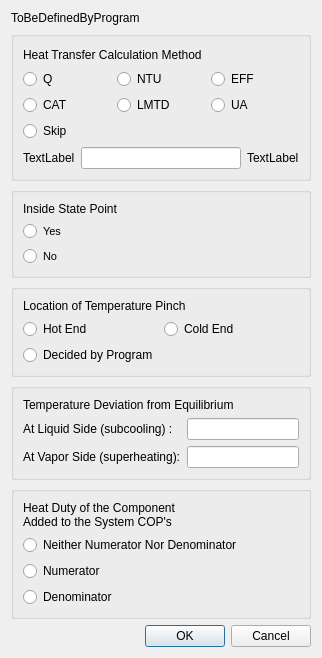
<?xml version="1.0" encoding="UTF-8"?>
<ui version="4.0">
 <class>editUnitDialog</class>
 <widget class="QDialog" name="editUnitDialog">
  <property name="geometry">
   <rect>
    <x>0</x>
    <y>0</y>
    <width>322</width>
    <height>611</height>
   </rect>
  </property>
  <property name="sizePolicy">
   <sizepolicy hsizetype="Expanding" vsizetype="Expanding">
    <horstretch>0</horstretch>
    <verstretch>0</verstretch>
   </sizepolicy>
  </property>
  <property name="minimumSize">
   <size>
    <width>0</width>
    <height>0</height>
   </size>
  </property>
  <property name="windowTitle">
   <string>Dialog</string>
  </property>
  <layout class="QVBoxLayout" name="verticalLayout_6">
   <item>
    <widget class="QLabel" name="titleLabel">
     <property name="sizePolicy">
      <sizepolicy hsizetype="Minimum" vsizetype="Fixed">
       <horstretch>0</horstretch>
       <verstretch>0</verstretch>
      </sizepolicy>
     </property>
     <property name="text">
      <string>ToBeDefinedByProgram</string>
     </property>
    </widget>
   </item>
   <item>
    <widget class="QGroupBox" name="HTBox">
     <property name="sizePolicy">
      <sizepolicy hsizetype="Minimum" vsizetype="Minimum">
       <horstretch>0</horstretch>
       <verstretch>0</verstretch>
      </sizepolicy>
     </property>
     <property name="minimumSize">
      <size>
       <width>0</width>
       <height>150</height>
      </size>
     </property>
     <property name="autoFillBackground">
      <bool>false</bool>
     </property>
     <property name="title">
      <string/>
     </property>
     <layout class="QVBoxLayout" name="verticalLayout">
      <item>
       <widget class="QLabel" name="htlabel">
        <property name="font">
         <font>
          <pointsize>9</pointsize>
          <weight>50</weight>
          <bold>false</bold>
         </font>
        </property>
        <property name="text">
         <string>Heat Transfer Calculation Method</string>
        </property>
       </widget>
      </item>
      <item>
       <layout class="QGridLayout" name="gridLayout">
        <item row="0" column="0">
         <widget class="QRadioButton" name="HeatSpecifiedButton">
          <property name="text">
           <string>Q</string>
          </property>
         </widget>
        </item>
        <item row="0" column="1">
         <widget class="QRadioButton" name="NTUButton">
          <property name="text">
           <string>NTU</string>
          </property>
         </widget>
        </item>
        <item row="0" column="2">
         <widget class="QRadioButton" name="EFFButton">
          <property name="text">
           <string>EFF</string>
          </property>
         </widget>
        </item>
        <item row="1" column="0">
         <widget class="QRadioButton" name="CATButton">
          <property name="text">
           <string>CAT</string>
          </property>
         </widget>
        </item>
        <item row="1" column="1">
         <widget class="QRadioButton" name="LMTDButton">
          <property name="text">
           <string>LMTD</string>
          </property>
         </widget>
        </item>
        <item row="1" column="2">
         <widget class="QRadioButton" name="UAButton">
          <property name="text">
           <string>UA</string>
          </property>
         </widget>
        </item>
        <item row="2" column="0">
         <widget class="QRadioButton" name="skipMethodButton">
          <property name="text">
           <string>Skip</string>
          </property>
         </widget>
        </item>
       </layout>
      </item>
      <item>
       <layout class="QHBoxLayout" name="horizontalLayout_4">
        <item>
         <widget class="QLabel" name="methodL">
          <property name="text">
           <string>TextLabel</string>
          </property>
         </widget>
        </item>
        <item>
         <widget class="QLineEdit" name="htLineEdit"/>
        </item>
        <item>
         <widget class="QLabel" name="methodValueUnit">
          <property name="text">
           <string>TextLabel</string>
          </property>
         </widget>
        </item>
       </layout>
      </item>
     </layout>
    </widget>
   </item>
   <item>
    <widget class="QGroupBox" name="mergeBox">
     <property name="font">
      <font>
       <pointsize>9</pointsize>
       <weight>75</weight>
       <bold>true</bold>
      </font>
     </property>
     <property name="title">
      <string/>
     </property>
     <layout class="QVBoxLayout" name="verticalLayout_5">
      <item>
       <widget class="QLabel" name="mergeLabel">
        <property name="font">
         <font>
          <weight>50</weight>
          <bold>false</bold>
         </font>
        </property>
        <property name="text">
         <string>Inside State Point</string>
        </property>
       </widget>
      </item>
      <item>
       <widget class="QRadioButton" name="mergeYesButton">
        <property name="font">
         <font>
          <pointsize>8</pointsize>
          <weight>50</weight>
          <bold>false</bold>
         </font>
        </property>
        <property name="text">
         <string>Yes</string>
        </property>
       </widget>
      </item>
      <item>
       <widget class="QRadioButton" name="mergeNoButton">
        <property name="font">
         <font>
          <pointsize>8</pointsize>
          <weight>50</weight>
          <bold>false</bold>
         </font>
        </property>
        <property name="text">
         <string>No</string>
        </property>
       </widget>
      </item>
     </layout>
    </widget>
   </item>
   <item>
    <widget class="QGroupBox" name="PinchBox">
     <property name="sizePolicy">
      <sizepolicy hsizetype="Minimum" vsizetype="Minimum">
       <horstretch>0</horstretch>
       <verstretch>0</verstretch>
      </sizepolicy>
     </property>
     <property name="title">
      <string/>
     </property>
     <layout class="QVBoxLayout" name="verticalLayout_4">
      <item>
       <widget class="QLabel" name="label_6">
        <property name="font">
         <font>
          <pointsize>9</pointsize>
          <weight>50</weight>
          <bold>false</bold>
         </font>
        </property>
        <property name="text">
         <string>Location of Temperature Pinch</string>
        </property>
       </widget>
      </item>
      <item>
       <layout class="QVBoxLayout" name="verticalLayout_2">
        <item>
         <layout class="QHBoxLayout" name="horizontalLayout_2">
          <item>
           <widget class="QRadioButton" name="HotEndButton">
            <property name="text">
             <string>Hot End</string>
            </property>
           </widget>
          </item>
          <item>
           <widget class="QRadioButton" name="ColdEndButton">
            <property name="text">
             <string>Cold End</string>
            </property>
           </widget>
          </item>
         </layout>
        </item>
        <item>
         <widget class="QRadioButton" name="progDecideButton">
          <property name="text">
           <string>Decided by Program</string>
          </property>
         </widget>
        </item>
       </layout>
      </item>
     </layout>
    </widget>
   </item>
   <item>
    <widget class="QGroupBox" name="DevBox">
     <property name="sizePolicy">
      <sizepolicy hsizetype="Minimum" vsizetype="Minimum">
       <horstretch>0</horstretch>
       <verstretch>0</verstretch>
      </sizepolicy>
     </property>
     <property name="title">
      <string/>
     </property>
     <layout class="QVBoxLayout" name="verticalLayout_7">
      <item>
       <widget class="QLabel" name="Tempdevlabel">
        <property name="font">
         <font>
          <pointsize>9</pointsize>
          <weight>50</weight>
          <bold>false</bold>
         </font>
        </property>
        <property name="text">
         <string>Temperature Deviation from Equilibrium</string>
        </property>
       </widget>
      </item>
      <item>
       <layout class="QFormLayout" name="formLayout">
        <item row="0" column="0">
         <widget class="QLabel" name="liquidsidelabel">
          <property name="text">
           <string>At Liquid Side (subcooling) :</string>
          </property>
         </widget>
        </item>
        <item row="0" column="1">
         <widget class="QLineEdit" name="devlLineEdit">
          <property name="sizePolicy">
           <sizepolicy hsizetype="MinimumExpanding" vsizetype="Fixed">
            <horstretch>0</horstretch>
            <verstretch>0</verstretch>
           </sizepolicy>
          </property>
         </widget>
        </item>
        <item row="1" column="0">
         <widget class="QLabel" name="vaporsidelabel">
          <property name="text">
           <string>At Vapor Side (superheating):</string>
          </property>
         </widget>
        </item>
        <item row="1" column="1">
         <widget class="QLineEdit" name="devgLineEdit">
          <property name="sizePolicy">
           <sizepolicy hsizetype="MinimumExpanding" vsizetype="Fixed">
            <horstretch>0</horstretch>
            <verstretch>0</verstretch>
           </sizepolicy>
          </property>
         </widget>
        </item>
       </layout>
      </item>
     </layout>
    </widget>
   </item>
   <item>
    <widget class="QGroupBox" name="COPBox">
     <property name="sizePolicy">
      <sizepolicy hsizetype="Minimum" vsizetype="Minimum">
       <horstretch>0</horstretch>
       <verstretch>0</verstretch>
      </sizepolicy>
     </property>
     <property name="title">
      <string/>
     </property>
     <layout class="QVBoxLayout" name="verticalLayout_3">
      <item>
       <widget class="QLabel" name="label_8">
        <property name="sizePolicy">
         <sizepolicy hsizetype="Minimum" vsizetype="Preferred">
          <horstretch>0</horstretch>
          <verstretch>0</verstretch>
         </sizepolicy>
        </property>
        <property name="font">
         <font>
          <pointsize>9</pointsize>
          <weight>50</weight>
          <bold>false</bold>
         </font>
        </property>
        <property name="text">
         <string>Heat Duty of the Component
Added to the System COP's</string>
        </property>
       </widget>
      </item>
      <item>
       <widget class="QRadioButton" name="NeitherButton">
        <property name="text">
         <string>Neither Numerator Nor Denominator</string>
        </property>
       </widget>
      </item>
      <item>
       <widget class="QRadioButton" name="NumeratorButton">
        <property name="text">
         <string>Numerator</string>
        </property>
       </widget>
      </item>
      <item>
       <widget class="QRadioButton" name="DenominatorButton">
        <property name="text">
         <string>Denominator</string>
        </property>
       </widget>
      </item>
     </layout>
    </widget>
   </item>
   <item>
    <layout class="QHBoxLayout" name="horizontalLayout">
     <item>
      <spacer name="horizontalSpacer">
       <property name="orientation">
        <enum>Qt::Horizontal</enum>
       </property>
       <property name="sizeType">
        <enum>QSizePolicy::MinimumExpanding</enum>
       </property>
       <property name="sizeHint" stdset="0">
        <size>
         <width>40</width>
         <height>20</height>
        </size>
       </property>
      </spacer>
     </item>
     <item>
      <widget class="QPushButton" name="OKButton">
       <property name="text">
        <string>OK</string>
       </property>
      </widget>
     </item>
     <item>
      <widget class="QPushButton" name="cancelButton">
       <property name="text">
        <string>Cancel</string>
       </property>
      </widget>
     </item>
    </layout>
   </item>
  </layout>
 </widget>
 <tabstops>
  <tabstop>OKButton</tabstop>
  <tabstop>cancelButton</tabstop>
  <tabstop>HeatSpecifiedButton</tabstop>
  <tabstop>NTUButton</tabstop>
  <tabstop>EFFButton</tabstop>
  <tabstop>CATButton</tabstop>
  <tabstop>LMTDButton</tabstop>
  <tabstop>UAButton</tabstop>
  <tabstop>skipMethodButton</tabstop>
  <tabstop>htLineEdit</tabstop>
  <tabstop>mergeYesButton</tabstop>
  <tabstop>mergeNoButton</tabstop>
  <tabstop>HotEndButton</tabstop>
  <tabstop>ColdEndButton</tabstop>
  <tabstop>progDecideButton</tabstop>
  <tabstop>devlLineEdit</tabstop>
  <tabstop>devgLineEdit</tabstop>
  <tabstop>NeitherButton</tabstop>
  <tabstop>NumeratorButton</tabstop>
  <tabstop>DenominatorButton</tabstop>
 </tabstops>
 <resources/>
 <connections/>
</ui>
